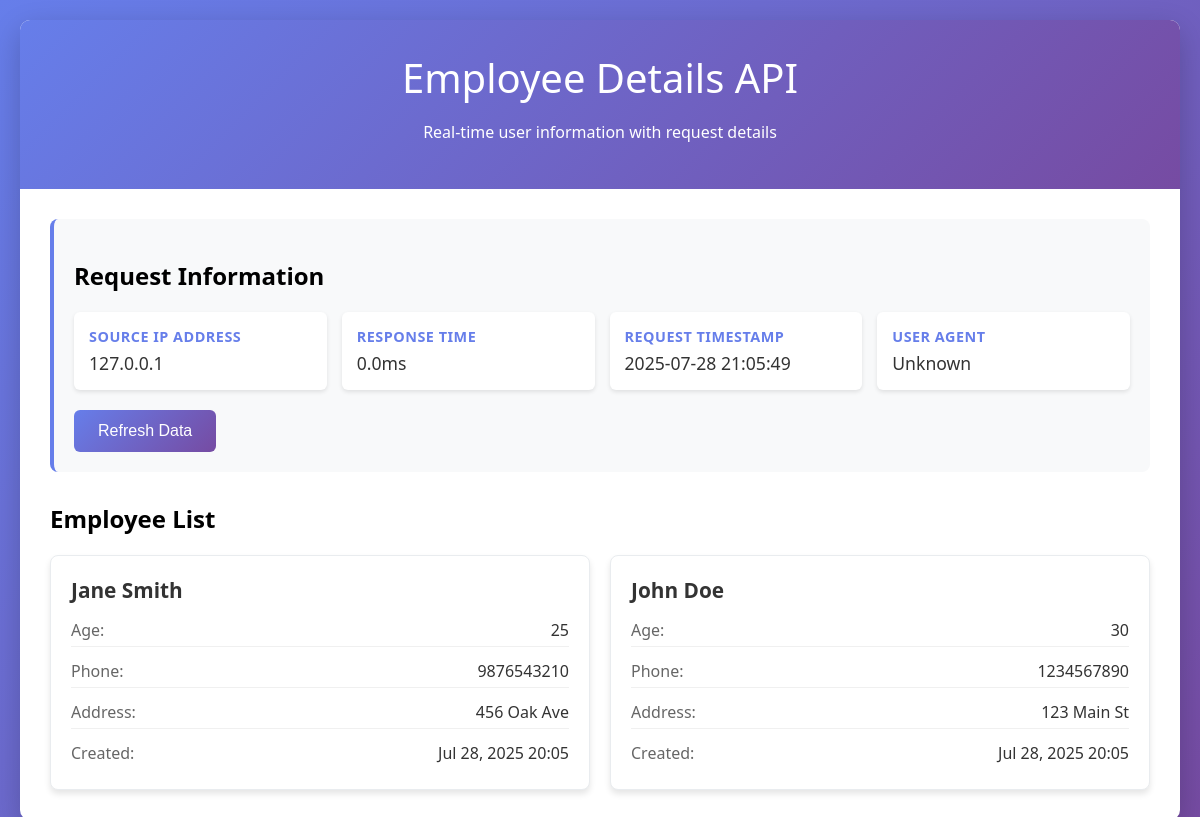
/dashboard/, run on the app's committed database.
### users/models.py (models this page shows, shortened)
class User(models.Model):
    name = models.CharField(max_length=100)
    age = models.IntegerField()
    phone_number = models.CharField(max_length=20)
    home_address = models.TextField()
    created_at = models.DateTimeField(auto_now_add=True)
    updated_at = models.DateTimeField(auto_now=True)
    class Meta:
        db_table = 'users'
        ordering = ['-created_at']

### users/views.py (the view)
# urls.py: path('dashboard/', dashboard, name='dashboard'),
def dashboard(request):
    start_time = time.time()
    def get_client_ip(request):
        x_forwarded_for = request.META.get('HTTP_X_FORWARDED_FOR')
        if x_forwarded_for:
            return x_forwarded_for.split(',')[0].strip()
        x_real_ip = request.META.get('HTTP_X_REAL_IP')
        if x_real_ip:
            return x_real_ip
        x_client_ip = request.META.get('HTTP_CLIENT_IP')
        if x_client_ip:
            return x_client_ip
        remote_addr = request.META.get('REMOTE_ADDR')
        if remote_addr in ['127.0.0.1', 'localhost', '::1']:
            try:
                hostname = socket.gethostname()
                local_ip = socket.gethostbyname(hostname)
                return local_ip
            except:
                return remote_addr
        return remote_addr or 'Unknown'
    source_ip = get_client_ip(request)
    users = User.objects.all()
    response_time = round((time.time() - start_time) * 1000, 2)
    request_info = {
        'source_ip': source_ip,
        'response_time': response_time,
        'timestamp': time.strftime('%Y-%m-%d %H:%M:%S'),
        'user_agent': request.META.get('HTTP_USER_AGENT', 'Unknown'),
    }
    context = {
        'users': users,
        'request_info': request_info,
    }
    return render(request, 'users/dashboard.html', context)

### templates/users/dashboard.html (shortened to what this page needs)
{% extends 'base.html' %}
{% block content %}
<div class="info-card">
    <h2>Request Information</h2>
    <div class="info-grid">
        <div class="info-item">
            <div class="info-label">Source IP Address</div>
            <div class="info-value" id="source-ip">{{ request_info.source_ip }}</div>
        </div>
        <div class="info-item">
            <div class="info-label">Response Time</div>
            <div class="info-value" id="response-time">{{ request_info.response_time }}ms</div>
        </div>
        <div class="info-item">
            <div class="info-label">Request Timestamp</div>
            <div class="info-value" id="timestamp">{{ request_info.timestamp }}</div>
        </div>
        <div class="info-item">
            <div class="info-label">User Agent</div>
            <div class="info-value" id="user-agent">{{ request_info.user_agent|truncatechars:50 }}</div>
        </div>
    </div>
    <button class="refresh-btn" onclick="refreshData()">Refresh Data</button>
</div>
<div id="users-container">
    <h2>Employee List</h2>
    <div class="users-grid" id="users-grid">
        {% for user in users %}
        <div class="user-card">
            <div class="user-name">{{ user.name }}</div>
            <div class="user-details">
                <div class="user-detail">
                    <span class="detail-label">Age:</span>
                    <span class="detail-value">{{ user.age }}</span>
                </div>
                <div class="user-detail">
                    <span class="detail-label">Phone:</span>
                    <span class="detail-value">{{ user.phone_number }}</span>
                </div>
                <div class="user-detail">
                    <span class="detail-label">Address:</span>
                    <span class="detail-value">{{ user.home_address }}</span>
                </div>
                <div class="user-detail">
                    <span class="detail-label">Created:</span>
                    <span class="detail-value">{{ user.created_at|date:"M d, Y H:i" }}</span>
                </div>
            </div>
        </div>
        {% endfor %}
    </div>
</div>
{% endblock %}

### templates/base.html (shortened to what this page needs)
<!DOCTYPE html>
<html lang="en">
<head>
</head>
<body>
    <div class="container">
        <div class="header">
            <h1>Employee Details API</h1>
            <p>Real-time user information with request details</p>
        </div>
        <div class="content">
            {% block content %}{% endblock %}
        </div>
    </div>
</body>
</html>

### templates/base.html (style rules this page uses)
body { font-family: 'Segoe UI', Tahoma, Geneva, Verdana, sans-serif; margin: 0; padding: 20px; background: linear-gradient(135deg, #667eea 0%, #764ba2 100%); min-height: 100vh; }
.container { max-width: 1200px; margin: 0 auto; background: white; border-radius: 10px; box-shadow: 0 10px 30px rgba(0,0,0,0.2); overflow: hidden; }
.header { background: linear-gradient(135deg, #667eea 0%, #764ba2 100%); color: white; padding: 30px; text-align: center; }
.header h1 { margin: 0; font-size: 2.5em; font-weight: 300; }
.content { padding: 30px; }
.info-card { background: #f8f9fa; border-radius: 8px; padding: 20px; margin-bottom: 30px; border-left: 4px solid #667eea; }
.info-grid { display: grid; grid-template-columns: repeat(auto-fit, minmax(200px, 1fr)); gap: 15px; margin-bottom: 20px; }
.info-item { background: white; padding: 15px; border-radius: 6px; box-shadow: 0 2px 4px rgba(0,0,0,0.1); }
.info-label { font-weight: 600; color: #667eea; font-size: 0.9em; text-transform: uppercase; letter-spacing: 0.5px; }
.info-value { font-size: 1.1em; margin-top: 5px; color: #333; }
.users-grid { display: grid; grid-template-columns: repeat(auto-fit, minmax(350px, 1fr)); gap: 20px; margin-top: 20px; }
.user-card { background: white; border-radius: 8px; padding: 20px; box-shadow: 0 4px 6px rgba(0,0,0,0.1); border: 1px solid #e9ecef; transition: transform 0.2s ease, box-shadow 0.2s ease; }
.user-name { font-size: 1.3em; font-weight: 600; color: #333; margin-bottom: 10px; }
.user-details { display: grid; gap: 8px; }
.user-detail { display: flex; justify-content: space-between; padding: 5px 0; border-bottom: 1px solid #f0f0f0; }
.user-detail:last-child { border-bottom: none; }
.detail-label { font-weight: 500; color: #666; }
.detail-value { color: #333; }
.refresh-btn { background: linear-gradient(135deg, #667eea 0%, #764ba2 100%); color: white; border: none; padding: 12px 24px; border-radius: 6px; cursor: pointer; font-size: 1em; transition: transform 0.2s ease; }

### data on the page
User: name "Jane Smith", age "25", phone_number "9876543210", home_address "456 Oak Ave", created_at "Jul 28, 2025 20:05"
User: name "John Doe", age "30", phone_number "1234567890", home_address "123 Main St", created_at "Jul 28, 2025 20:05"

### other printed values
{{ request_info.source_ip }} "127.0.0.1"
{{ request_info.response_time }} "0.0"
{{ request_info.timestamp }} "2025-07-28 21:05:49"
{{ request_info.user_agent|truncatechars:50 }} "Unknown"
